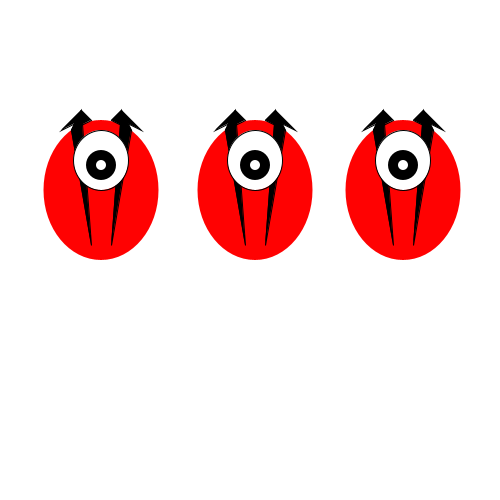
Frame 1 (no input)
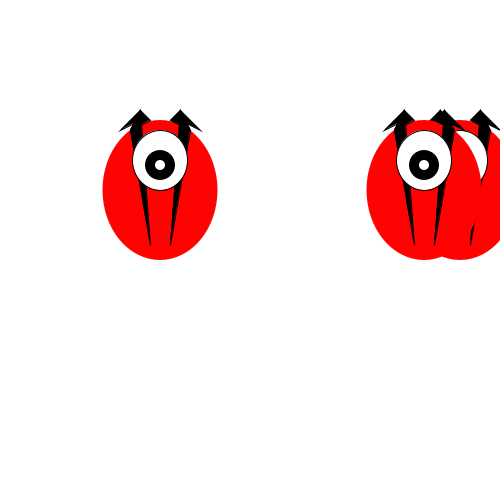
Frame 60 (the mouse pressed at the canvas centre just before this capture)
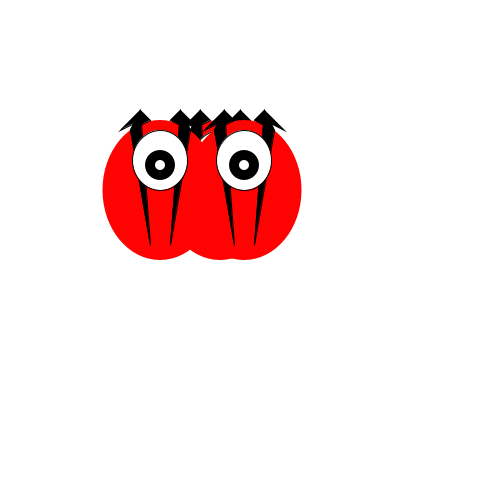
Frame 120 (the mouse held since frame 60 and released just before this capture)

The Processing sketch that drew these frames (run headless with seeded random() and noise(); from frame 60 on, the mouse is pressed at the canvas centre):

// Processing sketch: processing_131678
// ── processing_131678.pde

monster mijnMonster;
monster mijnMonster2;
monster mijnMonster3;

float positieX = 100;
float richting = 1.5;
int score = 0;
boolean test = false;
int stop = 500;

void setup () {
  size(500,500);
  
  mijnMonster = new monster (100, 100, 1);
  mijnMonster2 = new monster (250, 250, 5);
  mijnMonster3 = new monster (400, 400, 3);
}

void draw () {
  background(255);
       
  mijnMonster.update();
  mijnMonster.lichaamSwitch();
  mijnMonster.hoorntjes();
  mijnMonster.monsterOog();
  mijnMonster2.update();
  mijnMonster2.lichaamSwitch();
  mijnMonster2.hoorntjes();
  mijnMonster2.monsterOog();
  mijnMonster3.update();
  mijnMonster3.lichaamSwitch();
  mijnMonster3.hoorntjes();
  mijnMonster3.monsterOog();
}

 class monster {
  float positieX;
  float positieY;
  float richting;
 
  monster(float tempPositieX, float tempPositieY, float tempRichting) {
  positieX = tempPositieX;
  positieY = tempPositieY;
  richting = tempRichting;
}
  
  
  
void update() {
  positieX = positieX + richting;
  
if(positieX > stop || positieX < 0){
  richting = -richting;
  score = score +1;
  println(score);
}

if(score == 10){
  score = 0;
  test = !test;
}


}
void hoorntjes(){
  fill(0);
  stroke(0);
  triangle(positieX+10, 120, positieX+20, 110, positieX+30, 130); // rechte driehoek
  triangle(positieX-30, 130, positieX-20, 110, positieX-10, 120); // linkse driehoek
  triangle(positieX+20, 120, positieX+20, 110, positieX+40, 130); // rechte driehoek
  triangle(positieX-40, 130, positieX-20, 110, positieX-20, 120); // linkse driehoek
  triangle(positieX+10, 245, positieX+20, 110, positieX+30, 130); // rechte driehoek
  triangle(positieX-30, 130, positieX-20, 110, positieX-10, 245); // linkse driehoek
}
  
void lichaamSwitch(){
  noStroke();
  if(test == true){
  fill(550,255,0);
  ellipse(positieX,190,115,140);                    // Geel lichaam
}
  if(test == false){
  fill(255,2,2);
  ellipse(positieX,190,115,140);                    // Rode lichaam
}
  }

void monsterOog(){  
  fill(255);
  ellipse(positieX,160,55,60);                      // Witte oog
  
  fill(0);
  noStroke();
  ellipse(positieX,165,30,30);                      // Zwarte pupil
  
  fill(255);
  noStroke();
  ellipse(positieX,165,10,10);                      // Wit oog in pupil  
}
}
